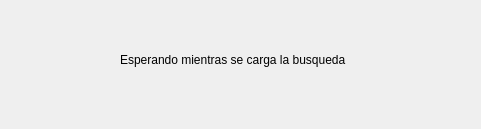
<?xml version="1.0" encoding="UTF-8"?>
<ui version="4.0">
 <class>waiting_win</class>
 <widget class="QDialog" name="waiting_win">
  <property name="geometry">
   <rect>
    <x>0</x>
    <y>0</y>
    <width>481</width>
    <height>129</height>
   </rect>
  </property>
  <property name="windowTitle">
   <string/>
  </property>
  <widget class="QLabel" name="label">
   <property name="geometry">
    <rect>
     <x>120</x>
     <y>50</y>
     <width>361</width>
     <height>20</height>
    </rect>
   </property>
   <property name="text">
    <string>Esperando mientras se carga la busqueda</string>
   </property>
  </widget>
 </widget>
 <resources/>
 <connections/>
</ui>
